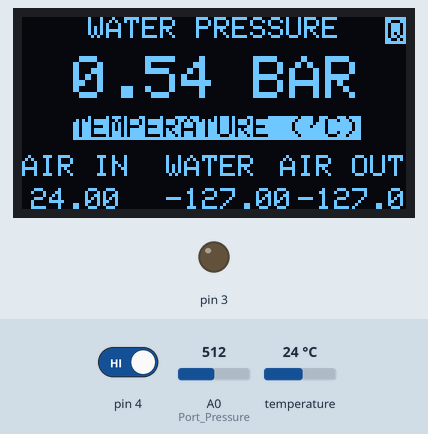
Recording of a sketch running on a simulated Arduino Uno, built with avr-gcc and run on an emulated ATmega328P. On the bench: 128×64 one-colour display, output pins drawn as LEDs (lit = HIGH). Dashed ring = blinking. Inputs (shaded band) come from the test bench; at power-on: pin 4 HIGH, temperature 24 °C, A0 (Port_Pressure) = 512.

Above: at 1.6 s.
1.7 s: pin 4 driven LOW
At 4.29 s:
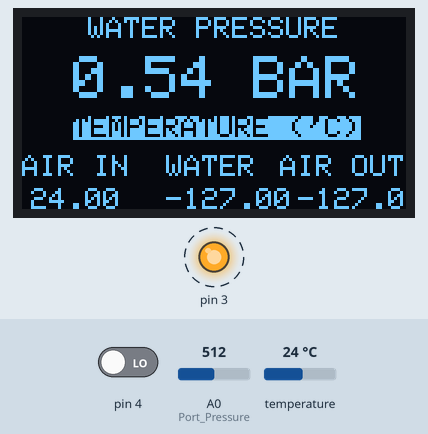
5.4 s: temperature set to 12 °C
At 6.69 s:
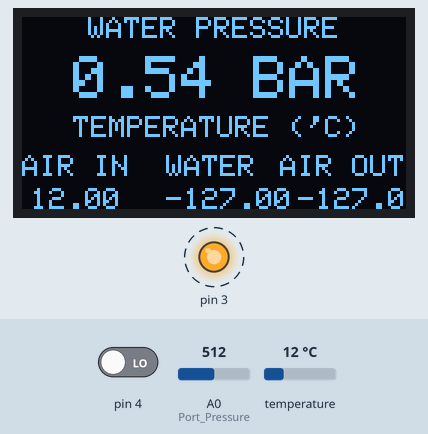
7.1 s: A0 (Port_Pressure) set to 716
At 8.0 s:
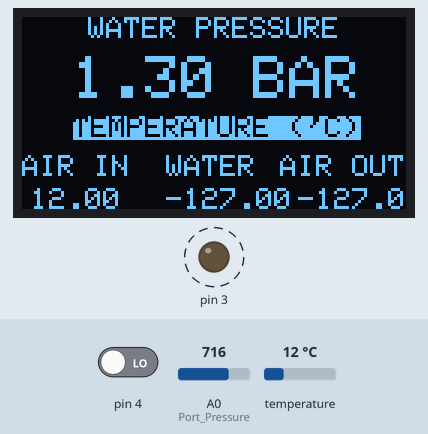
8.7 s: temperature set to 19 °C
At 9.79 s:
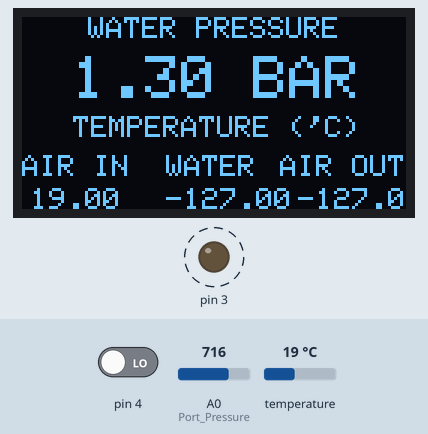
10.3 s: A0 (Port_Pressure) set to 900
At 10.69 s:
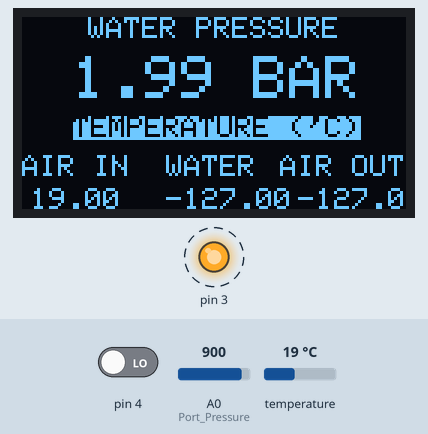
11.9 s: temperature set to 28 °C
At 12.29 s:
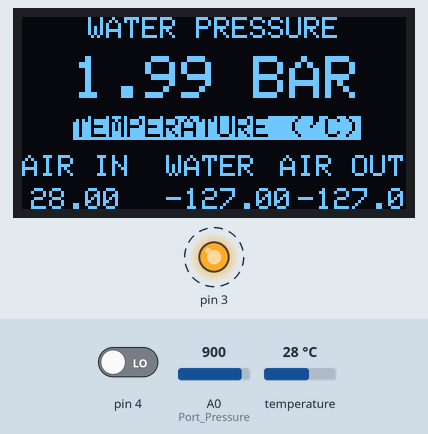
Timing chart, 0 to 14.5 s (numbered marks = the images above; inputs shaded):
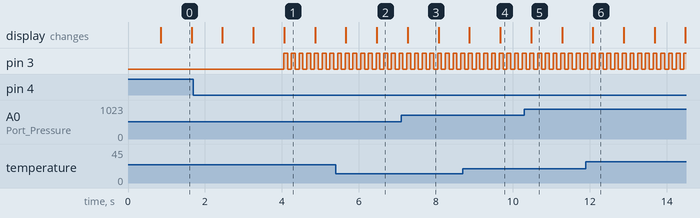

Measured:
- after the input at 1.7 s, pin 3: alternates HIGH for 0.10 s and LOW for 0.10 s, starting after 2.3 s; the display: first differs from a run without the input after 2.4 s (image 1)
- after the input at 5.4 s, the display: first changes after 0.26 s (image 2 shows a later state)
- after the input at 7.1 s, the display: changes after 0.17 s (image 3)
- after the input at 8.7 s, the display: first changes after 0.17 s (image 4 shows a later state)
- after the input at 10.3 s, the display: changes after 0.18 s (image 5)
- after the input at 11.9 s, the display: changes after 0.18 s (image 6)
- what the display in image 0 shows lasts 0.9 s, from 0.8 s to 1.7 s

The sketch:

MAIN.ino
```cpp
#include <SPI.h>
#include <Wire.h>
#include <Adafruit_GFX.h>
#include <Adafruit_SSD1306.h>
#include <OneWire.h>
#include <DallasTemperature.h>
#include <TimerOne.h>

// Ports declarations
#define Port_Pressure A0
#define Port_OneWire PD2
#define Port_Alarm PD3
#define Port_Button PD4

// Sensor limits
// If value read from sensor is out of limit, alarm will be triggered.
float sensorLimits[4][2] = { { 1, 45 }, { 1, 60 }, { 1, 60 }, { -0.5, 0.5 } };

// Alarm Status
bool* sensorAlarms;
bool alarm;
bool alarmTemp;
bool alarmQuiet = true;

// Alarm blink states
bool alarmOutBlinkState = false;
bool alarmTextBlinkState = false;

// Button press time, stored to measure for how long button was pressed;
unsigned long buttonPressTime;
// Display state, 0 -> disabled 1 -> dimmed 2 -> full bdrigthess
int displayBrightness = 1;

extern unsigned int __bss_end;
extern void *__brkval;

// Libs init
Adafruit_SSD1306 display(4);
OneWire oneWire(Port_OneWire);
DallasTemperature tempSensors(&oneWire);

void setup() {
  // Set up display
  display.begin(SSD1306_SWITCHCAPVCC, 0x3C);  // Initialize with the I2C addr 0x3D if not working use 0x3C (for the 128x64)
  display.setTextColor(WHITE);
  display.dim(true);

  // Set up temperature sensors
  tempSensors.begin();

  // Set up button
  pinMode(Port_Button, INPUT);
  // Pin change interrupt configuration
  // Enable PCIE2 Bit3 = 1 (Port D)
  PCICR |= B00000100;
  //  Bit4 = 1 (Pin PD4)
  PCMSK2 |= B00010000;

  // Set up Alarm output and timer
  pinMode(Port_Alarm, OUTPUT);
  Timer1.initialize(100000);
  Timer1.attachInterrupt(handleAlarmOutput);

  // Set up serial
  Serial.begin(9600);
}


void loop() {
  // Get readings from all sensors

  // Returns pressure in BAR (0 ~= atmospheric pressurre).
  // Equation sutiable for linear analog sensor 0.5-4.5V -14.5psi-30psi (from -1 to 2 BAR)
  // Sensors
  float* sensorReadings = getSensorReadings();
  // Alarms
  setAlarms(sensorReadings);
  // Display
  setDisplay(sensorReadings);
  // Serial Port
  checkSerialPort(sensorReadings);
}

////////// SENSORS ////////////
float* getSensorReadings() {
  tempSensors.requestTemperatures();
  static float array[4];
  for (uint8_t i = 0; i < 3; ++i) {
    array[i] = tempSensors.getTempCByIndex(i);
  }
  array[3] = min(max(analogRead(Port_Pressure) * ((5.0 / 1023.0) * 0.767) - 1.38, -1), 2);
  return array;
}
////////// BUTTON ////////////
// Pin change interrupt
ISR(PCINT2_vect) {
  if (digitalRead(Port_Button) == LOW) {
    onButtonPress();
  } else {
    onButtonRelease();
  }
}

void onButtonPress() {
  buttonPressTime = millis();
}

void onButtonRelease() {
  unsigned long buttonPressedPeriod = millis() - buttonPressTime;
  if (buttonPressTime && buttonPressedPeriod > 20 && buttonPressedPeriod < 2000) {
    displayBrightness == 2 ? displayBrightness = 0 : displayBrightness++;
  }
  buttonPressTime = 0;
}

////////// DISPLAY ////////////

void setDisplay(float sensorReadings[]) {
  display.clearDisplay();
  if (displayBrightness || alarm) {
    display.dim(!(displayBrightness - 1));
    if (alarm) alarmTextBlinkState = !alarmTextBlinkState;
    display.setTextSize(1);
    //Alarm Icon
    if (alarmQuiet) {
      display.drawLine(121, 1, 121, 8, WHITE);
      display.drawLine(121, 0, 127, 0, WHITE);
      display.setTextColor(BLACK, WHITE);
      display.setCursor(122, 1);
      display.println("Q");
      display.setTextColor(WHITE);
    }
    // Temperature header
    if (alarmTemp && alarmTextBlinkState) display.setTextColor(BLACK, WHITE);
    display.setTextSize(1);
    display.setCursor(17, 33);
    display.print("TEMPERATURE ('C)");
    display.setTextColor(WHITE);
    // Air In Temperature
    if (sensorAlarms[0] && alarmTextBlinkState) display.setTextColor(BLACK, WHITE);
    display.setCursor(0, 46);
    display.print("AIR IN");
    display.setCursor(3, 57);
    display.print(sensorReadings[0]);
    display.setTextColor(WHITE);
    // Water Temperature
    if (sensorAlarms[1] && alarmTextBlinkState) display.setTextColor(BLACK, WHITE);
    display.setCursor(48, 46);
    display.print("WATER");
    display.setCursor(48, 57);
    display.print(sensorReadings[1]);
    display.setTextColor(WHITE);
    // Air Out Temperature
    if (sensorAlarms[2] && alarmTextBlinkState) display.setTextColor(BLACK, WHITE);
    display.setCursor(86, 46);
    display.print("AIR OUT");
    display.setCursor(92, 57);
    display.print(sensorReadings[2]);
    display.setTextColor(WHITE);
    // Pressure
    if (sensorAlarms[3] && alarmTextBlinkState) display.setTextColor(BLACK, WHITE);
    display.setCursor(22, 0);
    display.println("WATER PRESSURE");
    display.setCursor(5, 13);
    display.setTextSize(2);
    if (sensorReadings[3] > 0) {
      display.print(" ");
    }
    display.print(sensorReadings[3]);
    display.println(" BAR");
    display.setTextColor(WHITE);
  }
  display.display();
}

////////// ALARMS ////////////

void setAlarms(float sensorReadings[]) {
  bool alarms[4];
  for (uint8_t i = 0; i < 4; ++i) {
    alarms[i] = sensorReadings[i] < sensorLimits[i][0] || sensorReadings[i] > sensorLimits[i][1];
  }
  sensorAlarms = alarms;
  alarmTemp = alarms[0] || alarms[1] || alarms[2];
  alarm = alarmTemp || alarms[3];
  handleAlarmQuiet();
}

void handleAlarmQuiet() {
  //
  if (buttonPressTime && millis() - buttonPressTime > 2000) {
    buttonPressTime = 0;
    alarmQuiet = !alarmQuiet;
  }
}

void handleAlarmOutput() {
  if (alarm && !alarmQuiet) {
    alarmOutBlinkState = !alarmOutBlinkState;
    if (alarmOutBlinkState) {
      digitalWrite(Port_Alarm, HIGH);
    } else {
      digitalWrite(Port_Alarm, LOW);
    }
  } else {
    alarmOutBlinkState = false;
    if (!alarm) alarmTextBlinkState = false;
    digitalWrite(Port_Alarm, LOW);
  }
}

////////// SERIAL PORT ////////////

void checkSerialPort(float sensorReadings[]) {
  if (Serial.available() > 0) {
    String command = Serial.readString();
    if (command == "get sensors\n") {
      for (uint8_t i = 0; i < 4; ++i) {
        Serial.print(sensorReadings[i]);
        Serial.print(";");
      }
      Serial.println();
    }
    // set display brightness
    if (command.startsWith("set display brightness")) {
      char state = command[command.length() - 2];
      String options = "012";
      if (options.indexOf(state) != -1) {
        displayBrightness = state - '0';
      }
    }
    // disable buzzer and led while alarm is active
    if (command.startsWith("set alarm quiet")) {
      char state = command[command.length() - 2];
      String options = "01";
      if (options.indexOf(state) != -1) {
        alarmQuiet = !!(state - '0');
      }
    }
    Serial.flush();
  }
}
```
